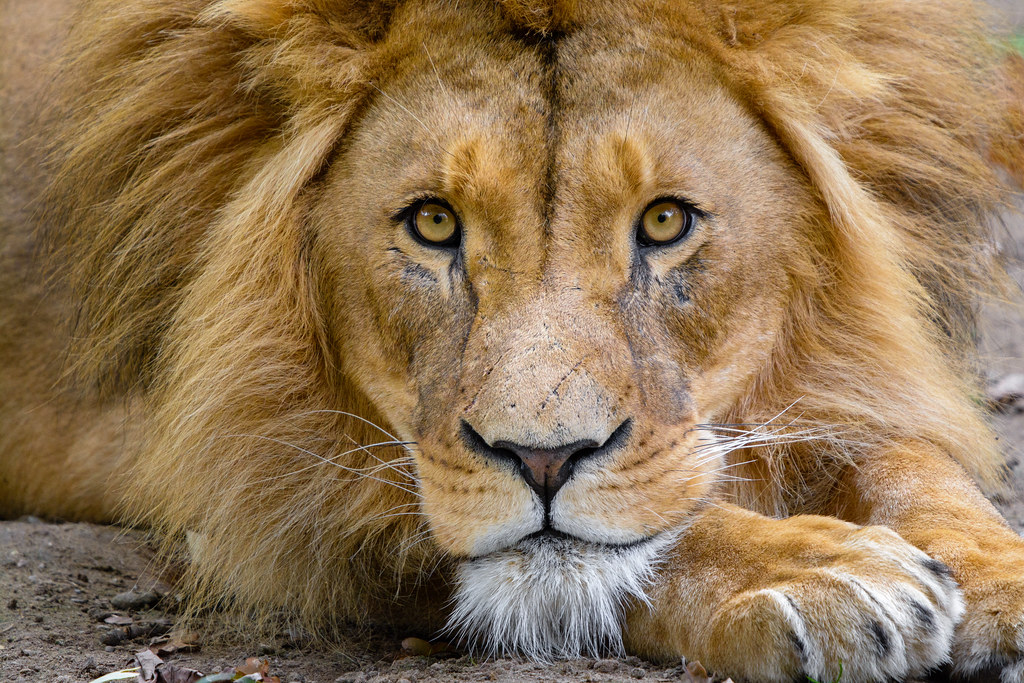
#> input picture images/lion/lion.jpg, 1024 x 683 px
$ jupyter execute walkthrough.ipynb   (older library calls are emulated)
#> lines starting #> are read from the running program, lines starting #| are printed output that depends on the picture
[cell 1]
import matplotlib.pyplot as plt
import numpy as np
from PIL import Image, ImageDraw, ImageFont
from sklearn.cluster import KMeans

# Load an image to transform
image_path = './images/lion/lion.jpg'
img_orig = Image.open(image_path)
#> img_orig is the input picture: PIL image 1024x683 RGB; mean R, G, B 144, 117.7, 85.1
print(img_orig.size)
#| (1024, 683)
img_orig

[cell 2]
# The original image can be of any arbitrary size, but we need a specific fixed size for
# This block resizes the original image to the desired size

# Width x Height
# Specifiy height as None to keep aspect ratio
target_size = [600, None]

if target_size[1] is None:
    target_size[1] = round((target_size[0] * img_orig.size[0]) / img_orig.size[1])

img_resized = img_orig.resize(target_size[::-1])
print(img_resized.size)
#| (900, 600)
img_resized

[cell 3]
# Lets convert the PIL Image to a Numpy Ndarray for further processing
img_resized_np = np.array(img_resized)
img_resized_np.shape
#> Out = (600, 900, 3)

[cell 4]
# A Rhinestone will typically be more than a pixel wide
# Here we set the size of the Rhinestone and club pixels to obtain one color per stone
# Note: the last block might be smaller than stone_size, if stone_size is not a factor of target_size

stone_size = [8,8]
img_stoned = np.zeros((
    int(np.ceil(img_resized_np.shape[0]/stone_size[0])),
    int(np.ceil(img_resized_np.shape[1]/stone_size[1])),
    img_resized_np.shape[2]
))

for i in range(img_stoned.shape[0]):
    for j in range(img_stoned.shape[1]):
        range_x = i*stone_size[0], min((i+1)*stone_size[0], img_resized_np.shape[0])
        range_y = j*stone_size[1], min((j+1)*stone_size[1], img_resized_np.shape[1])
        block = img_resized_np[range_x[0]:range_x[1], range_y[0]:range_y[1], :]
        block = block.reshape(-1, block.shape[2])
        img_stoned[i,j,:] = np.median(block, axis=0, keepdims=False)
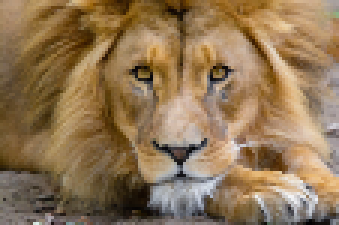
#> img_stoned: shape (75, 113, 3) float64 (shown 3 times larger); mean R, G, B 144.6, 118.1, 85.2

# Lets view the transfored image
print(img_stoned.shape)
#| (75, 113, 3)
Image.fromarray(img_stoned.astype(np.uint8))

[cell 5]
# K-Means Clustering - Find K most representative colors
K = 20
kmeans = KMeans(n_clusters=K).fit(img_stoned.reshape(-1, 3))

[cell 6]
# Replace all the pixels in the image with the corresponding cluster centers
img_kmeans = np.zeros(img_stoned.shape).reshape(-1, 3)
for i in range(kmeans.labels_.size):
    img_kmeans[i, :] = kmeans.cluster_centers_[kmeans.labels_[i]]
img_kmeans = img_kmeans.reshape(img_stoned.shape)
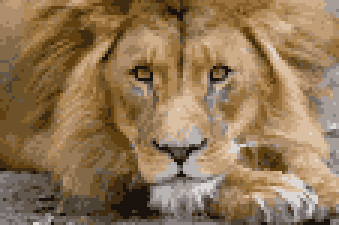
#> img_kmeans: shape (75, 113, 3) float64 (shown 3 times larger); mean R, G, B 144.6, 118.1, 85.2

# Lets view the transfored image
Image.fromarray(img_kmeans.astype(np.uint8))

[cell 7]
# The image needs to be expanded to the actual size

img_final = np.zeros_like(img_resized_np)

for i in range(img_kmeans.shape[0]):
    for j in range(img_kmeans.shape[1]):
        range_x = i*stone_size[0], min((i+1)*stone_size[0], img_resized_np.shape[0])
        range_y = j*stone_size[1], min((j+1)*stone_size[1], img_resized_np.shape[1])
        block = img_final[range_x[0]:range_x[1], range_y[0]:range_y[1], :]
        block[:,:,:] = img_kmeans[i,j,:]

# Lets view the final image
Image.fromarray(img_final.astype(np.uint8))
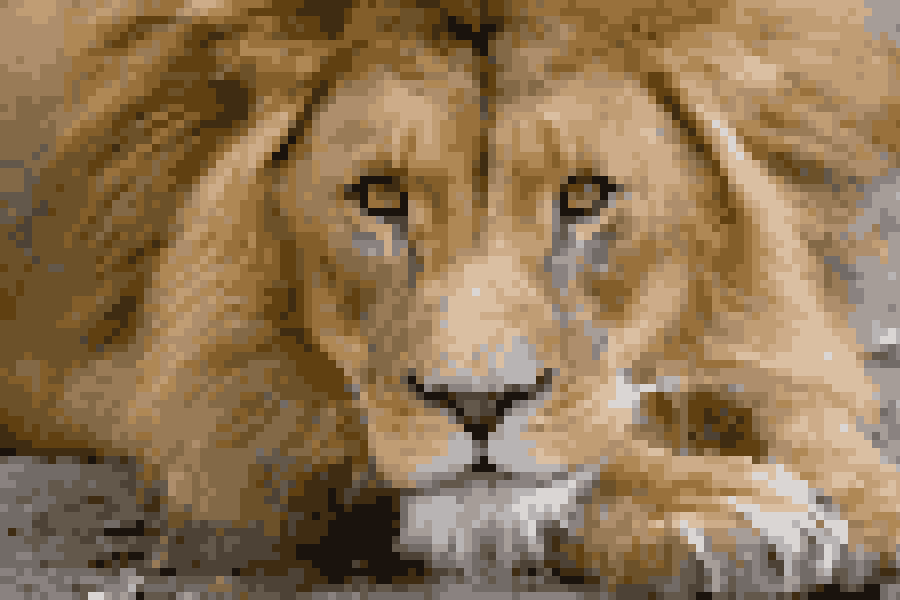
#> Out: PIL image 900x600 RGB; mean R, G, B 144.2, 117.5, 84.5

[cell 8]
# A utility method to get a contrasting color

def get_contrasting_color(r,g,b):
    return tuple(map(lambda x: 0 if x >= 128 else 255, (r, g, b)))
get_contrasting_color(23, 129, 213)

[cell 9]
# Lets define a function for rendering a label over an image.
# This wil be useful for labeling the final image and color charts

def draw_text(draw, text, box_size, box_color):
    font = ImageFont.truetype('NotoSansMono-Light.ttf', int(min(box_size)/1.5))
    text_size = draw.textsize(text, font)
    text_center = ((box_size[0]-text_size[0])/2, (box_size[1]-text_size[1])/2)
    text_color = get_contrasting_color(*box_color)
    draw.text(text_center, text, fill=text_color, font=font)

[cell 10]
# Here we are creating k unique labels for each of the representative colors

rep_colors = []
rect_size = (200,200)

for i in range(K):
    color_rect = Image.new('RGB', rect_size)
    draw = ImageDraw.Draw(color_rect)

    rect_color = tuple(map(int, kmeans.cluster_centers_[i].tolist()))
    draw.rectangle(((0, 0), rect_size), fill=rect_color)
    draw_text(draw, str(i+1), rect_size, rect_color)

    rep_colors.append(np.array(color_rect))
#> this loop made 20 passes
#> (rect_color, text_color in draw_text) on passes 1 to 12: ((131, 105, 71), (0, 255, 255)), ((166, 157, 152), (0, 0, 0)), ((63, 44, 18), (255, 255, 255)), ((184, 180, 180), (0, 0, 0)), ((108, 81, 41), (255, 255, 255)), ((138, 130, 128), (0, 0, 0)), ((174, 142, 108), (0, 0, 255)), ((192, 157, 116), (0, 0, 255)), ((131, 94, 42), (0, 255, 255)), ((218, 214, 212), (0, 0, 0)), ((99, 88, 75), (255, 255, 255)), ((26, 19, 13), (255, 255, 255))
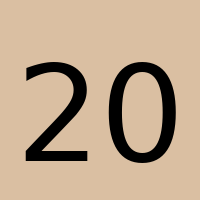
#> color_rect: PIL image 200x200 RGB; mean R, G, B 189.9, 166.4, 141.1
#> after the loop, rep_colors = 20 items

# Lets view the unique color labels
plots_per_row = max(2, int(np.ceil(np.sqrt(K))))
#> plots_per_row = 5
fig, axes = plt.subplots(plots_per_row, plots_per_row)
for i in range(plots_per_row**2):
    ax = axes[i // plots_per_row, i % plots_per_row]
    ax.axis('off')
    if i < K:
        ax.imshow(rep_colors[i])
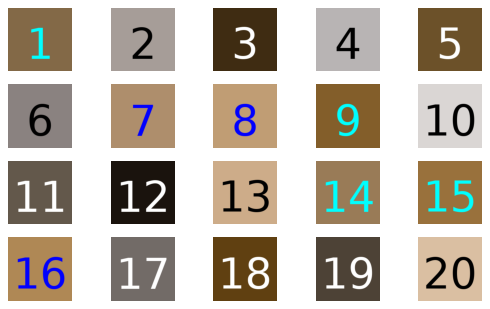
#> figure drawn by matplotlib, 20 panels

[cell 11]
# Finally, we'll overlay the labels on the image to help us identify the color

img_labeled = np.zeros_like(img_final)
#> img_labeled: shape (600, 900, 3); every value is 0
pix_labels = kmeans.labels_.reshape(img_kmeans.shape[0], img_kmeans.shape[1])
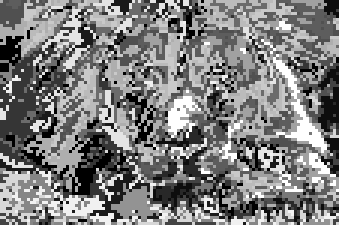
#> pix_labels: shape (75, 113) int32 (shown 3 times larger); min 0, max 19, mean 9.42; drawn with min black and max white

for i in range(pix_labels.shape[0]):
    for j in range(pix_labels.shape[1]):
        range_x = i*stone_size[0], min((i+1)*stone_size[0], img_labeled.shape[0])
        range_y = j*stone_size[1], min((j+1)*stone_size[1], img_labeled.shape[1])
        block_labelled = img_labeled[range_x[0]:range_x[1], range_y[0]:range_y[1], :]
        block_final = img_final[range_x[0]:range_x[1], range_y[0]:range_y[1], :]

        label = pix_labels[i,j]
        img_block = Image.fromarray(block_final.astype(np.uint8))
        draw = ImageDraw.Draw(img_block)
        block_color = tuple(map(int, kmeans.cluster_centers_[label].tolist()))
        draw_text(draw, str(label+1), block_final.shape[:-1], block_color)
        block_labelled[:,:,:] = np.array(img_block)
#> this loop made 75 passes

# Lets view the final image
Image.fromarray(img_labeled.astype(np.uint8))
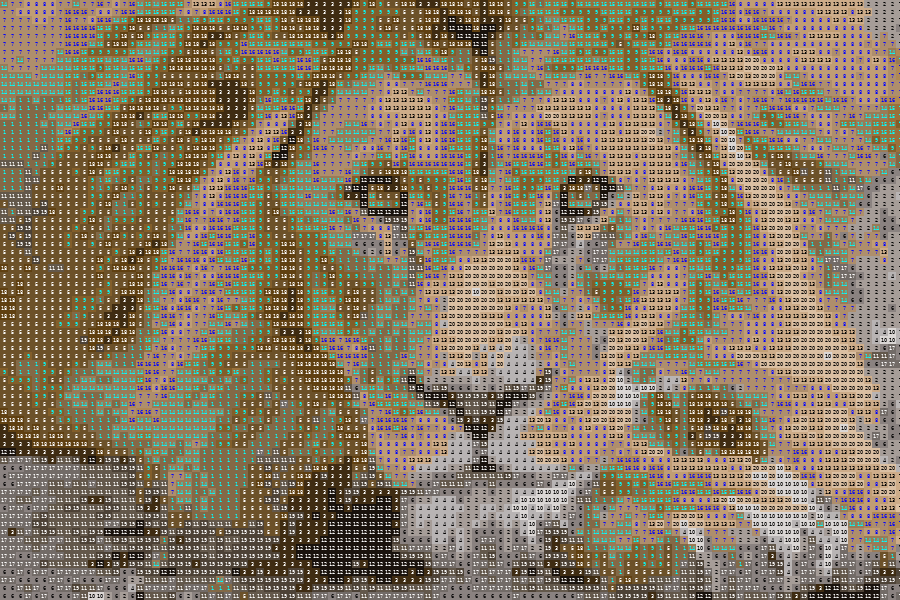
#> Out: PIL image 900x600 RGB; mean R, G, B 136.5, 122.1, 99.2
